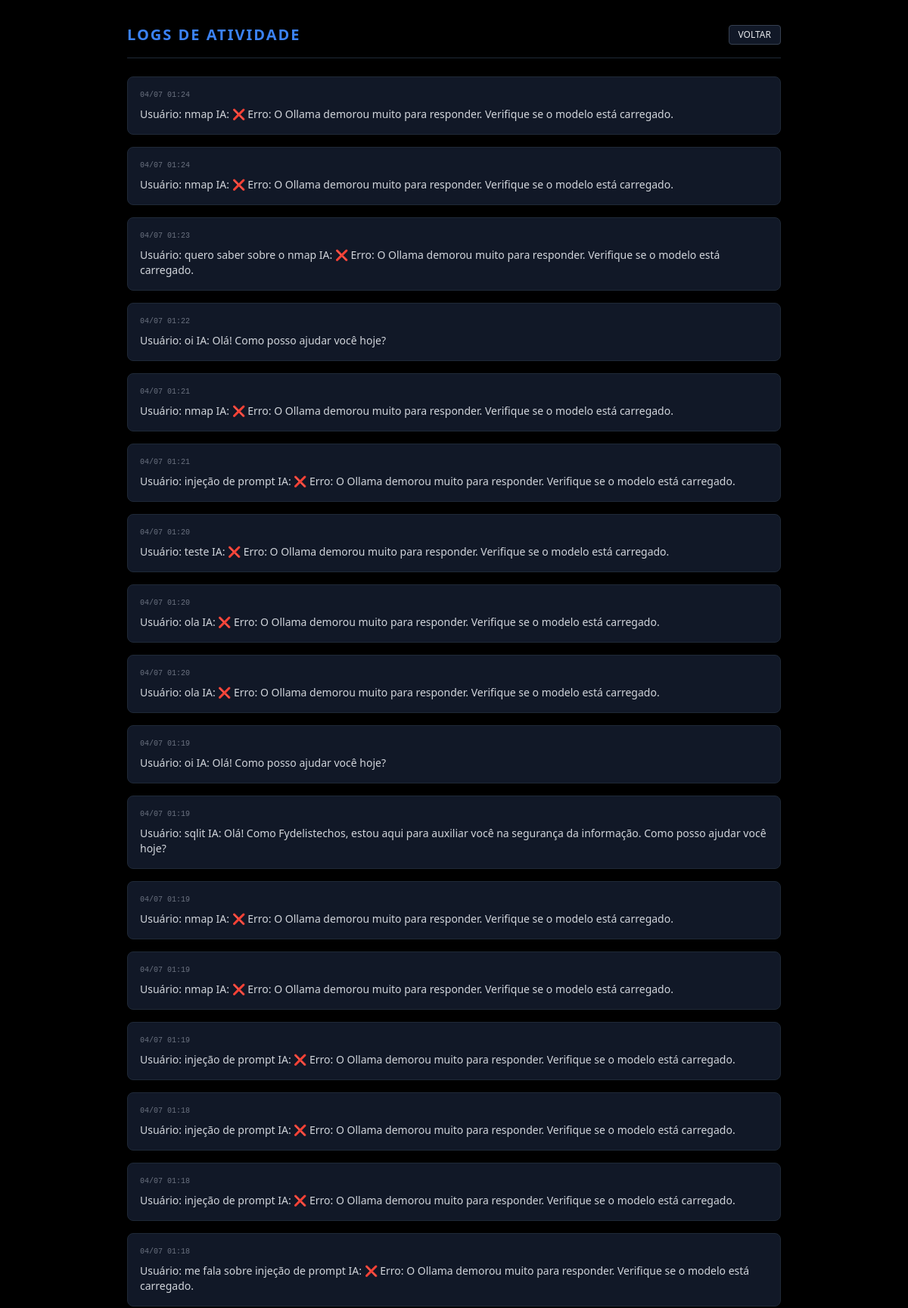
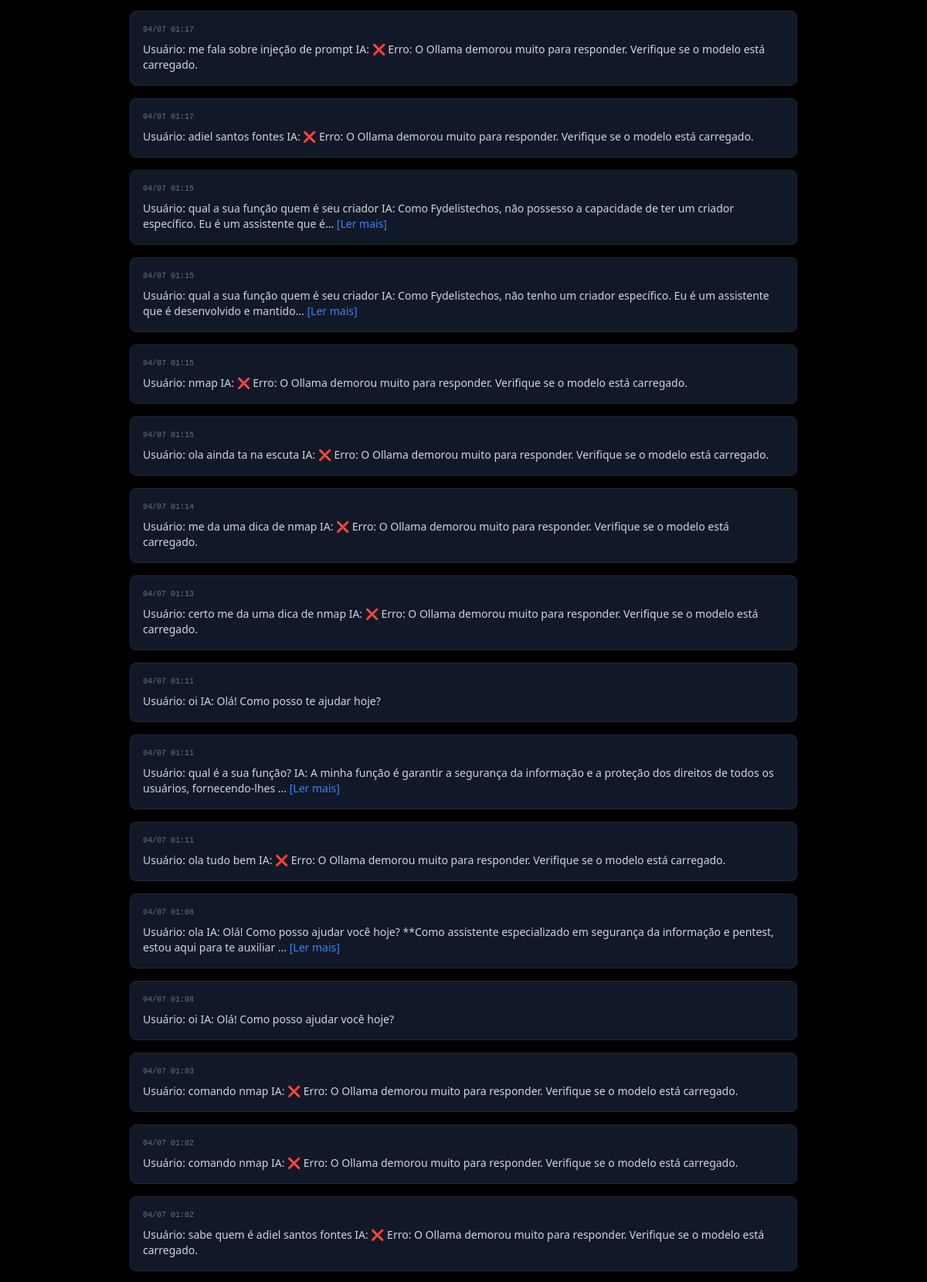
The app's page /admin (signed in, upper part) with its own data (2 pictures, top to bottom).
### FydelisTech-AI/app.py (models this page shows)
class LogAtividade(db.Model):
    __tablename__ = 'logs'
    id = db.Column(db.Integer, primary_key=True)
    usuario_id = db.Column(db.Integer, db.ForeignKey('usuario.id'), nullable=False)
    conteudo = db.Column(db.Text, nullable=False)
    timestamp = db.Column(db.DateTime, default=datetime.utcnow)

### FydelisTech-AI/app.py (the view)
@app.route('/admin')
def admin():
    if 'usuario_id' not in session:
        return redirect(url_for('login'))
    logs = LogAtividade.query.order_by(LogAtividade.timestamp.desc()).all()
    return render_template('admin.html', logs=logs)

### FydelisTech-AI/templates/admin.html (shortened to what this page needs)
<!DOCTYPE html>
<html lang="pt-br">
<head>
    <script src="https://cdn.tailwindcss.com"></script>
</head>
<body class="bg-black text-gray-200 min-h-screen">
    <div class="max-w-4xl mx-auto p-4">
        <header class="flex justify-between items-center mb-6 py-4 border-b border-gray-800">
            <h1 class="text-xl font-bold text-blue-500 uppercase tracking-widest">Logs de Atividade</h1>
            <a href="/ia" class="text-xs bg-gray-900 border border-gray-700 px-3 py-1 rounded hover:bg-gray-800 transition">VOLTAR</a>
        </header>
        <div class="grid gap-4">
            {% if logs %}
                {% for log in logs %}
                <div class="bg-gray-900 border border-gray-800 p-4 rounded-lg">
    <div class="flex justify-between items-center mb-2">
        <span class="text-[10px] text-gray-500 font-mono">{{ log.timestamp.strftime('%d/%m %H:%M') }}</span>
    </div>
    <div class="text-sm text-gray-300">
        <div id="short-{{ log.id }}">
            {{ log.conteudo[:150] }}{% if log.conteudo|length > 150 %}...
            <button onclick="toggleLog({{ log.id }})" class="text-blue-500 hover:underline">[Ler mais]</button>
            {% endif %}
        </div>
        </div>
    </div>
                {% endfor %}
            {% else %}
                <div class="text-center py-20 text-gray-700">Sistema sem registros.</div>
            {% endif %}
        </div>
    </div>
</body>
</html>

### records on screen
LogAtividade: timestamp "04/07 01:24", conteudo "Usuário: nmap IA: ❌ Erro: O Ollama demorou muito para responder. Verifique se o modelo está carregado."
LogAtividade: timestamp "04/07 01:24", conteudo "Usuário: nmap IA: ❌ Erro: O Ollama demorou muito para responder. Verifique se o modelo está carregado."
LogAtividade: timestamp "04/07 01:23", conteudo "Usuário: quero saber sobre o nmap IA: ❌ Erro: O Ollama demorou muito para responder. Verifique se o modelo está carregado."
LogAtividade: timestamp "04/07 01:22", conteudo "Usuário: oi IA: Olá! Como posso ajudar você hoje?"
LogAtividade: timestamp "04/07 01:21", conteudo "Usuário: nmap IA: ❌ Erro: O Ollama demorou muito para responder. Verifique se o modelo está carregado."
LogAtividade: timestamp "04/07 01:21", conteudo "Usuário: injeção de prompt IA: ❌ Erro: O Ollama demorou muito para responder. Verifique se o modelo está carregado."
LogAtividade: timestamp "04/07 01:20", conteudo "Usuário: teste IA: ❌ Erro: O Ollama demorou muito para responder. Verifique se o modelo está carregado."
LogAtividade: timestamp "04/07 01:20", conteudo "Usuário: ola IA: ❌ Erro: O Ollama demorou muito para responder. Verifique se o modelo está carregado."
LogAtividade: timestamp "04/07 01:20", conteudo "Usuário: ola IA: ❌ Erro: O Ollama demorou muito para responder. Verifique se o modelo está carregado."
LogAtividade: timestamp "04/07 01:19", conteudo "Usuário: oi IA: Olá! Como posso ajudar você hoje?"
LogAtividade: timestamp "04/07 01:19", conteudo "Usuário: sqlit IA: Olá! Como Fydelistechos, estou aqui para auxiliar você na segurança da informação. Como posso ajudar você hoje?"
LogAtividade: timestamp "04/07 01:19", conteudo "Usuário: nmap IA: ❌ Erro: O Ollama demorou muito para responder. Verifique se o modelo está carregado."
LogAtividade: timestamp "04/07 01:19", conteudo "Usuário: nmap IA: ❌ Erro: O Ollama demorou muito para responder. Verifique se o modelo está carregado."
LogAtividade: timestamp "04/07 01:19", conteudo "Usuário: injeção de prompt IA: ❌ Erro: O Ollama demorou muito para responder. Verifique se o modelo está carregado."
LogAtividade: timestamp "04/07 01:18", conteudo "Usuário: injeção de prompt IA: ❌ Erro: O Ollama demorou muito para responder. Verifique se o modelo está carregado."
LogAtividade: timestamp "04/07 01:18", conteudo "Usuário: injeção de prompt IA: ❌ Erro: O Ollama demorou muito para responder. Verifique se o modelo está carregado."
LogAtividade: timestamp "04/07 01:18", conteudo "Usuário: me fala sobre injeção de prompt IA: ❌ Erro: O Ollama demorou muito para responder. Verifique se o modelo está carregado."
LogAtividade: timestamp "04/07 01:17", conteudo "Usuário: me fala sobre injeção de prompt IA: ❌ Erro: O Ollama demorou muito para responder. Verifique se o modelo está carregado."
LogAtividade: timestamp "04/07 01:17", conteudo "Usuário: adiel santos fontes IA: ❌ Erro: O Ollama demorou muito para responder. Verifique se o modelo está carregado."
LogAtividade: timestamp "04/07 01:15", conteudo "Usuário: qual a sua função quem é seu criador IA: Como Fydelistechos, não possesso a capacidade de ter um criador específico. Eu é um assistente que é"
LogAtividade: timestamp "04/07 01:15", conteudo "Usuário: qual a sua função quem é seu criador IA: Como Fydelistechos, não tenho um criador específico. Eu é um assistente que é desenvolvido e mantido"
LogAtividade: timestamp "04/07 01:15", conteudo "Usuário: nmap IA: ❌ Erro: O Ollama demorou muito para responder. Verifique se o modelo está carregado."
LogAtividade: timestamp "04/07 01:15", conteudo "Usuário: ola ainda ta na escuta IA: ❌ Erro: O Ollama demorou muito para responder. Verifique se o modelo está carregado."
LogAtividade: timestamp "04/07 01:14", conteudo "Usuário: me da uma dica de nmap IA: ❌ Erro: O Ollama demorou muito para responder. Verifique se o modelo está carregado."
LogAtividade: timestamp "04/07 01:13", conteudo "Usuário: certo me da uma dica de nmap IA: ❌ Erro: O Ollama demorou muito para responder. Verifique se o modelo está carregado."
LogAtividade: timestamp "04/07 01:11", conteudo "Usuário: oi IA: Olá! Como posso te ajudar hoje?"
LogAtividade: timestamp "04/07 01:11", conteudo "Usuário: qual é a sua função? IA: A minha função é garantir a segurança da informação e a proteção dos direitos de todos os usuários, fornecendo-lhes"
LogAtividade: timestamp "04/07 01:11", conteudo "Usuário: ola tudo bem IA: ❌ Erro: O Ollama demorou muito para responder. Verifique se o modelo está carregado."
LogAtividade: timestamp "04/07 01:08", conteudo "Usuário: ola IA: Olá! Como posso ajudar você hoje? **Como assistente especializado em segurança da informação e pentest, estou aqui para te auxiliar"
LogAtividade: timestamp "04/07 01:08", conteudo "Usuário: oi IA: Olá! Como posso ajudar você hoje?"
LogAtividade: timestamp "04/07 01:03", conteudo "Usuário: comando nmap IA: ❌ Erro: O Ollama demorou muito para responder. Verifique se o modelo está carregado."
LogAtividade: timestamp "04/07 01:02", conteudo "Usuário: comando nmap IA: ❌ Erro: O Ollama demorou muito para responder. Verifique se o modelo está carregado."
LogAtividade: timestamp "04/07 01:02", conteudo "Usuário: sabe quem é adiel santos fontes IA: ❌ Erro: O Ollama demorou muito para responder. Verifique se o modelo está carregado."
